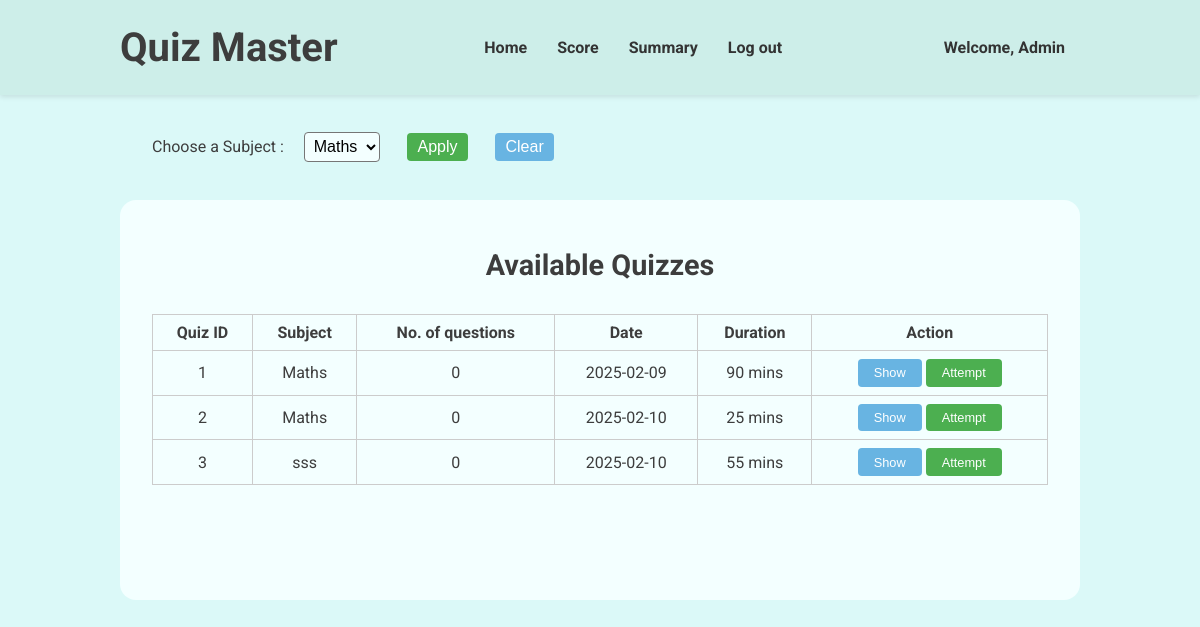
The page /dashboard (signed in) on the database as committed earlier.
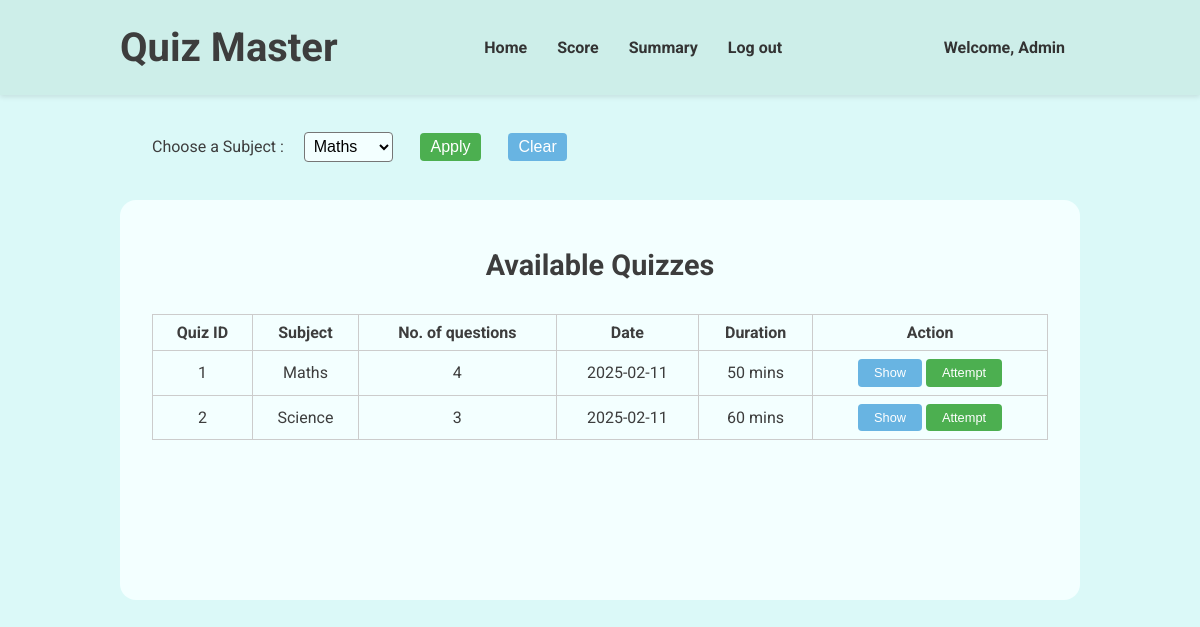
The same page on the database as committed later.
### models.py (models this page shows)
class Quizzes(db.Model):
    __tablename__ = 'quizzes'
    quizid = db.Column(db.Integer, primary_key=True)
    quizname = db.Column(db.String(80), unique=False, nullable=False)
    subjectid = db.Column(db.Integer, db.ForeignKey('subjects.subjectid'), nullable=False)
    duration = db.Column(db.Integer, nullable=False)
    quizdate = db.Column(db.Date, nullable=False)
    questions = db.relationship('Questions', backref='quiz', lazy=True)

class Subjects(db.Model):
    __tablename__ = 'subjects'
    subjectid = db.Column(db.Integer, primary_key=True)
    subjectname = db.Column(db.String(80), unique=False, nullable=False)
    subjectdesc = db.Column(db.String(512), nullable=False)
    chapters = db.relationship('Chapters', backref='subject', lazy=True)

### routes.py (the view)
@app.route('/dashboard', methods=['GET', 'POST'])
@login_required
def dashboard():
    if request.method == 'POST':
        subject = request.form.get('subject')
        return render_template('dashboard.html', user = current_user, subjects = Subjects.query.all(), quizzes = Quizzes.query.filter_by(subjectid=Subjects.query.filter_by(subjectname=subject).first().subjectid).all())
    return render_template('dashboard.html', user = current_user, subjects = Subjects.query.all(), quizzes = Quizzes.query.all())

### app.py (called while the page is built)
@login_manager.user_loader
def load_user(userid):
    return models.User.query.get(int(userid))

### templates/dashboard.html (shortened to what this page needs)
{% extends "base.html" %} {% block title %}Dashboard | Quiz Master{% endblock %}
{% block stylesheet %}
<link rel="stylesheet" href="{{ url_for('static', filename='navbar.css') }}" />
<link
  rel="stylesheet"
  href="{{ url_for('static', filename='dashboard.css') }}"
/>
{% endblock%} {% block navbar %}
<header>
  <div class="header-container">
    <h1>Quiz Master</h1>
    <nav>
      <ul>
        <li>
          <a href="/dashboard">Home</a>
        </li>
        <li>
          <a href="/score">Score</a>
        </li>
        <li>
          <a href="/summary">Summary</a>
        </li>
        <li>
          <a href="/logout">Log out</a>
        </li>
      </ul>
    </nav>
    <a href="/profile">Welcome, {{ user.fullname}}</a>
  </div>
</header>
{% endblock %} {% block content %}
<main>
  <div class="topbar">
    <form method="post">
      <label for="subject">Choose a Subject : </label>
      <select id="subject" name="subject">
        {% for subject in subjects %}
        <option value="{{ subject.subjectname }}">
          {{ subject.subjectname }}
        </option>
        {% endfor %}
      </select>
      <button type="submit" id="apply">Apply</button>
    </form>
    <button id="clear" onclick="window.location.href='/dashboard'">
      Clear
    </button>
  </div>
  <div class="quiz-display">
    <h2>Available Quizzes</h2>
    <table>
      <thead>
        <tr>
          <th>Quiz ID</th>
          <th>Subject</th>
          <th>No. of questions</th>
          <th>Date</th>
          <th>Duration</th>
          <th>Action</th>
        </tr>
      </thead>
      <tbody>
        {% for quiz in quizzes %}
        <tr>
          <td>{{ quiz.quizid }}</td>
          <td>
            {% for subject in subjects %} {% if subject.subjectid ==
            quiz.subjectid %} {{ subject.subjectname }} {% endif %} {% endfor %}
          </td>
          <td>{{ quiz.questions|length }}</td>
          <td>{{ quiz.quizdate}}</td>
          <td>{{ quiz.duration }} mins</td>
          <td>
            <button class="show-quiz-btn" onclick="showQuiz({{ quiz.quizid }})">
              Show
            </button>
            <button
              class="attempt-quiz-btn"
              onclick="attemptQuiz({{ quiz.quizid }})"
            >
              Attempt
            </button>
          </td>
        </tr>
        {% endfor %}
      </tbody>
    </table>
  </div>
</main>
{% endblock %}

Rows that differ between the two databases and show on the page:
removed Quizzes: quizid "3", questions|length "0", quizdate "2025-02-10", duration "55"
removed Subjects: subjectname "sss", shown under "3"
changed Quizzes id 1: questions|length "0" → "4"; quizdate "2025-02-09" → "2025-02-11"; duration "90" → "50"
changed Quizzes id 2: questions|length "0" → "3"; quizdate "2025-02-10" → "2025-02-11"; duration "25" → "60"; loses Subjects (subjectname "Maths")
added Subjects: subjectname "Science", shown under Quizzes id 2
